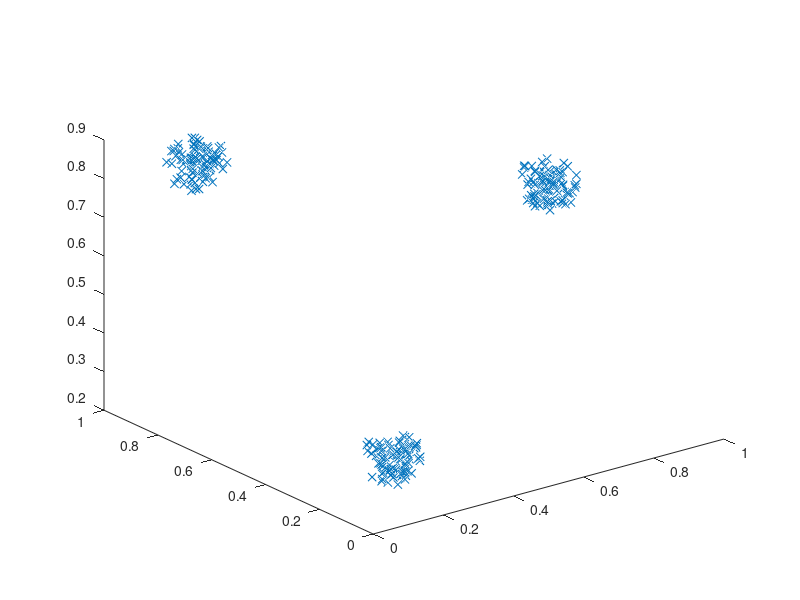

This figure's MATLAB source:

r = .2 + (.3-.2).*rand(100,1);
r2 = .2 + (.3-.2).*rand(100,1);
r3 = .2 + (.3-.2).*rand(100,1);

b = .1 + (.2-.1).*rand(100,1);
b2 = .8 + (.9-.8).*rand(100,1);
b3 = .8 + (.9-.8).*rand(100,1);

c = .8 + (.9-.8).*rand(100,1);
c2 = .4 + (.5-.4).*rand(100,1);
c3 = .7 + (.8-.7).*rand(100,1);

X = [r r2 r3; b b2 b3; c c2 c3];

%X = (X-repmat(mean(X),300,1))./repmat(std(X),300,1); % Z-SCORE NORALIZATION

%scatter(X(:,1), X(:,2))

%return

plot3(X(:,1), X(:,2),X(:,3), 'x')
hold on
set(gca,'XLim',[0 1])
hold on
set(gca,'YLim',[0 1])

%save data_Test1 X
